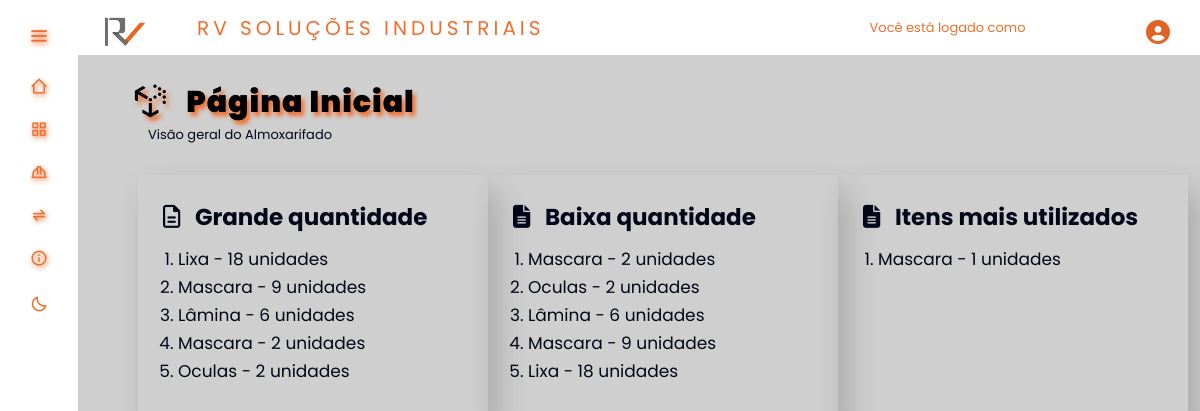
The page /telas/index.php (signed in) on the database as committed earlier.
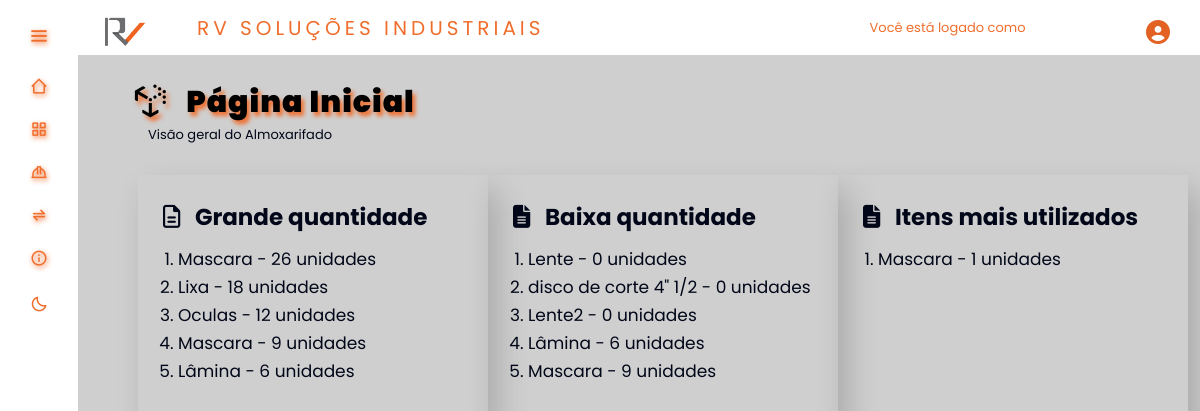
The same page on the database as committed later.
### tables this page shows
CREATE TABLE `produto` (
  `id_produto` int(11) NOT NULL,
  `Quantidade` int(11) DEFAULT NULL,
  `Valor` decimal(6,2) DEFAULT NULL,
  `Modelo` varchar(100) DEFAULT NULL,
  `Descricao` varchar(100) DEFAULT NULL,
  `Tipo` int(11) DEFAULT NULL,
  `Fornecedor_id` int(11) DEFAULT NULL
);

CREATE TABLE `movimentacao` (
  `id_mov` int(11) NOT NULL,
  `Data` datetime DEFAULT NULL,
  `QntdAtual` int(11) NOT NULL,
  `QntdModificada` int(11) DEFAULT NULL,
  `Produto_id` int(11) DEFAULT NULL,
  `Usuario_id` int(11) DEFAULT NULL,
  `Funcionario_id` int(11) DEFAULT NULL
);

### telas/function.php (called while the page is built, shortened)
<?php
function maisUtilizados(){
    $movimentacoes = innerJoin2("id_mov, id_produto, COUNT(Produto_id) AS total_saidas, SUM(CASE WHEN QntdModificada < 0 THEN QntdModificada ELSE 0 END) AS quantidade,
    Descricao, Funcionario_id, QntdModificada, Data, Produto_id", "movimentacao", "produto",
    "movimentacao.Produto_id", "produto.id_produto", "0", "DESC");
}
    function grandeQtd() {
        $produtos = quantities("produto", "DESC");
    }
    function poucaQtd() {
        $poucos = quantities("produto", "ASC");
    }
    function innerJoin2 ($data = null, $table = null, $tableInner = null, $table01Column = null,$dataInner = null, $sai = null, $p = null) {
        $database = open_database();
        $found = null;
        try{
            if($p) {
              $sql = "SELECT " . $data . " FROM " . $table . " INNER JOIN " . $tableInner . " ON " . $table01Column . "=" . $dataInner . " WHERE QntdModificada < " . $sai . " GROUP BY Descricao ORDER BY quantidade " . $p . " LIMIT 5";
              $result = $database->query($sql);
              if($result->num_rows > 0)  {
                  $found = array();
                  while ($row = $result->fetch_assoc()) {
                    array_push($found, $row);
                  }
              } else{
                  throw new Exception("Não foram encontrados registros de dados!");
              }
            }
        } catch (Exception $e)  {
            $_SESSION['message'] = "Ocorreu um erro: " . $e->getMessage();
            $_SESSION['type'] = "danger";
        }
        return $found;
    }
    function quantities ($table = null, $p = null) {
        $database = open_database();
        $found = null;
        try{
            if($p) {
                $sql = "SELECT * FROM " . $table . " ORDER BY Quantidade " . $p . " LIMIT 5";
                $result = $database->query($sql);
                if($result->num_rows > 0) {
                    $found = array();
                    while ($row = $result->fetch_assoc()) {
                    array_push($found, $row);
                }
              } else{
                  throw new Exception("Não foram encontrados registros de dados!");
              }
            }
        } catch (Exception $e)  {
            $_SESSION['message'] = "Ocorreu um erro: " . $e->getMessage();
            $_SESSION['type'] = "danger";
        }
        return $found;
    }

### telas/index.php (the view, shortened to what this page needs)
<?php
    require_once('function.php');
    grandeQtd();
    poucaQtd();
    maisUtilizados();
    include(HEADER_TEMPLATE);
?>
<!DOCTYPE html>
<html>
    <head>
                <link rel="stylesheet" href="<?php echo BASEURL; ?>css/styleIndex.css"/>
                <link rel="stylesheet" href="<?php echo BASEURL; ?>inc/style.css"/>
                <link rel="stylesheet" href="<?php echo BASEURL; ?>inc/styleDark.css">
                <link rel="stylesheet" href="https://cdnjs.cloudflare.com/ajax/libs/font-awesome/6.4.2/css/all.min.css"
 />
    </head>
    <body>
      <div class="tittleIndex">
        <h2 class="tituloIdx"><i class="fa-brands fa-uncharted fa-lg"></i> &nbsp; Página Inicial</h2>
        <p id="subtitulo" style="font-size:small; margin:0 0 0 70px">Visão geral do Almoxarifado</p>
      </div>
      <main>
        <div id="boxes" class="boxes">
          <div class="hidden">
            <div id="caixa01" class="box">
              <h3><i class="fa-regular fa-file-lines"></i>&nbsp; &nbsp;Grande quantidade</h3>
              <?php
                if ($produtos) :
                  echo '<ol style="margin: 10px 0 0 15px; font-size:17px; color: var(--search-text);">';
                  foreach ($produtos as $produto) :
                    echo '<li style="margin: 2px 0 0 0;">' . $produto['Descricao'] . ' - ' . $produto['Quantidade'] . ' unidades ' . '</li>';
                  endforeach;
                  echo '</ol>';
                else :
                  echo 'Nenhum produto está com quantidade maior que 35 unidades.';
                endif;
              ?>
            </div>
          </div>
          <div class="hidden">
            <div id="caixa02" class="box">
              <h3><i class="fa-solid fa-file-lines"></i>&nbsp; &nbsp;Baixa quantidade</h3>
              <?php
                if ($poucos) :
                  echo '<ol style="margin: 10px 0 0 15px; font-size:17px; color: var(--search-text);">';
                  foreach ($poucos as $produto) :
                    if($produto['Quantidade'] === null){
                      echo '<li style="margin: 2px 0 0 0;">' . $produto['Descricao'] . ' - ' . "0" . ' unidades ' . '</li>';
                    }else {
                      echo '<li style="margin: 2px 0 0 0;">' . $produto['Descricao'] . ' - ' . $produto['Quantidade'] . ' unidades ' . '</li>';
                    }
                  endforeach;
                  echo '</ol>';
                else :
                  echo 'Nenhum produto está com quantidade menor que 10 unidades.';
                endif;
              ?>
            </div>
          </div>
          <div class="hidden">
            <div id="caixa03" class="box">
              <h3><i class="fa-solid fa-file-lines"></i>&nbsp; &nbsp;Itens mais utilizados</h3>
              <?php
                if ($movimentacoes) :
                  echo '<ol style="margin: 10px 0 0 15px; font-size:17px; color: var(--search-text);">';
                    foreach ($movimentacoes as $produto) :
                        echo '<li style="margin: 2px 0 0 0;">' . $produto['Descricao'] . ' - ' . abs($produto['quantidade']) . ' unidades ' . '</li>';
                    endforeach;
                  echo '</ol>';
                endif;
              ?>
            </div>
          </div>
        </div>
      </main>
    </body>
</html>

### inc/header.php (shortened to what this page needs)
<!DOCTYPE html>
<html lang="pt-br">
  <head>
    <link href='https://unpkg.com/boxicons@2.1.4/css/boxicons.min.css' rel='stylesheet'>
    <link rel="stylesheet" href="https://cdnjs.cloudflare.com/ajax/libs/font-awesome/6.4.0/css/all.min.css" />
    <link rel="stylesheet" href="<?php echo BASEURL; ?>inc/style.css"/>
    <link rel="stylesheet" href="<?php echo BASEURL; ?>inc/styleDark.css">
  </head>
  <header>
    <div class="sidebar" id="sidebar">
      <div class="logo_details">
          <i class="bx bx-menu" id="btn"></i>
        </div>
        <ul class="nav-list">
          <li>
            <a href="<?php echo BASEURL; ?>telas/index.php">
              <i class='bx bx-home-alt-2' id="icons"></i>
            </a>
          </li>
          <li>
            <a href="<?php echo BASEURL; ?>./tables/insumos.php">
              <i class='bx bx-grid-alt' id="icons"></i>
            </a>
          </li>
          <li>
            <a href="<?php echo BASEURL; ?>./tables/epis.php">
              <i class='bx bx-hard-hat' id="icons"></i>
            </a>
          </li>
          <li>
            <a href="<?php echo BASEURL; ?>telas/historico.php">
              <i class='bx bx-transfer-alt' id="icons"></i>
            </a>
          </li>
          <li>
            <a href="<?php echo BASEURL; ?>telas/sobre.php">
              <i class='bx bx-info-circle' id="icons"></i>
            </a>
          </li>
          <li>
            <a class="darkLight-searchBox">
              <div class="dark-light">
                <i class='bx bx-moon moon'></i>
              </div>
            </a>
          </li>
        </ul>
      </div>
  </header>
    <section class="home-section">
      <div class="topnav" id="myTopnav">
        <nav>
          <a class="logo_rv" href="#">
            <img src="<?php echo BASEURL; ?>images/logo.png" alt="logo" width="45" height="">
          </a>
          <ul class="container">
            <a class="logo" href="#">RV Soluções Industriais</a>
          </ul>
          <ul>
            <p class="user-logado">Você está logado como </p>
          </ul>
          <ul class="navlist">
            <li><a href="#" class="login"><i class="fa-solid fa-circle-user fa-xl" style="color: #e16223;"></i></a></li>
          </ul>
        </nav>
      </div>

### inc/style.css (style rules this page uses)
:root { --color-default:#1c1c1c; --color-second: #D3D3D3; --color-white:#89817D; --color-body:#4A3F35; --color-black:#F06E2D; --search-bar: #F2F2F2; --search-text: #010718; }
* { padding: 0%; margin: 0%; box-sizing: border-box; font-family: 'Poppins', sans-serif; }
.container { font-size:20px; text-transform: uppercase; letter-spacing: 4px; margin: 0 0 0 50px; }
.container .logo { cursor: default; }
.sidebar { min-height: 100vh; width: 78px; padding: 6px 14px; z-index: 10; background-color: var(--color-default); transition: all .5s ease; position: fixed; top:0; left: 0; }
.sidebar .logo_details { height: 60px; display: flex; align-items: center; position: relative; }
.sidebar .logo_details #btn { position: absolute; top:3.7vh; right: 0; transform: translateY(-50%); font-size: 23px; text-align: center; cursor: pointer; transition: all .5s ease; text-shadow: 1px 2px 5px #F06E2D; }
.sidebar i { color:var(--color-black); height: 60px; line-height: 60px; min-width: 50px; font-size: 25px; text-align: center; }
.sidebar .nav-list { margin-top: -5px; height: 100%; }
.sidebar li { position: relative; margin:8px 0; list-style: none; }
.sidebar li a { display: flex; height: 100%; width: 100%; align-items: center; text-decoration: none; background-color: var(--color-default); position: relative; transition: all .5s ease; z-index: 12; }
.sidebar li a::after { content: ""; position: absolute; width: 100%; height: 100%; transform: scaleX(0); background-color: var(--color-white); border-radius: 5px; transition: transform 0.3s ease-in-out; transform-origin: left; z-index: -2; }
.sidebar li i { height: 35px; line-height: 35px; font-size: 18px; border-radius: 5px; }
.home-section { position: absolute; background-color: var(--color-body); min-height: 100vh; top:0vh; left:78px; width: calc(100% - 78px); transition: all .6s ease; z-index: 2; }
* { margin: 0; padding: 0; box-sizing: border-box; }
a { color: rgb(168, 167, 167); text-decoration: none; transition: 0.5s; }
.container .logo { cursor: default; color: var(--color-black); }
nav { display: flex; align-items: center; font-family: system-ui, -apple-system, Helvetica, sans-serif, Arial; background: var(--color-default); height: 55px; position: relative; top: 0; left: 0; right: 0; z-index: 999; }
.navlist { list-style: none; z-index: 999; }
.navlist li { position: absolute; right: 30px; top: 2.5vh }
.logo_rv { position: relative; margin-top: 1.2vh; margin-left: 3vh; cursor: default; }
#icons { text-shadow: 1px 2px 5px #F06E2D; }
* { box-sizing: border-box }
body { font-family: Verdana, sans-serif; margin:0 }
img { vertical-align: middle; }
.topnav > nav > ul > .user-logado { color: #F06E2D; font-size: small; margin-left: 325px; }
#subtitulo { color: var(--color-white); }

### inc/styleDark.css (style rules this page uses)
:root { --color-default:#ffffff; --color-second: #bebebe; --color-white:#333333; --color-body:#cfcfcf; --color-black:#F06E2D; --search-bar: #F2F2F2; --search-text: #010718; }
.darkLight-searchBox .dark-light, .darkLight-searchBox .searchToggle { height: 40px; width: 40px; display: flex; align-items: center; justify-content: center; margin: 0 5px; }
.dark-light i, .searchToggle i { position: absolute; color: var( --color-black); font-size: 22px; cursor: pointer; transition: all 0.3s ease; }
#subtitulo { color: var(--search-text); }

Rows that differ between the two databases and show on the page:
no longer on one of the page's lists (row edited): produto: Descricao "Mascara", Quantidade "2"
no longer on one of the page's lists (row unchanged): produto: Descricao "Lixa", Quantidade "18"
no longer on one of the page's lists (row edited): produto: Descricao "Oculas", Quantidade "2"
changed produto (number 1 of 8 on the later page): Quantidade "2" → "26"; moves up the list
changed produto "Oculas": Quantidade "2" → "12"; moves up the list
added produto: Descricao "Lente", shown under "Baixa quantidade"
added produto: Descricao "disco de corte 4\" 1/2", shown under "Baixa quantidade"
added produto: Descricao "Lente2", shown under "Baixa quantidade"
